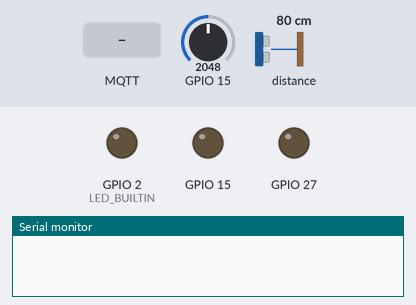
The program below on a simulated ESP32. Shown: output pins drawn as LEDs (lit = HIGH), the last lines printed to the serial monitor. Dashed ring = blinking. The test bench sets the inputs (shaded band); at power-on: GPIO 15 = 2048, distance to the obstacle 80 cm. WiFi joins after 1.5 s; servers stay silent unless stated; random numbers use the default seed unless the program sets one; no MQTT or app messages arrive unless stated.

Above: at 0.1 s.
At 2.7 s:
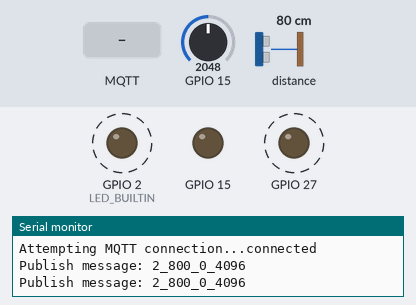
2.8 s: MQTT message "1" arrives on the first subscribed topic
At 4.1 s:
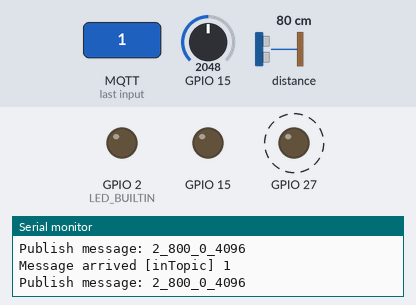
6.9 s: MQTT message "on" arrives on the first subscribed topic
10.4 s: MQTT message "off" arrives on the first subscribed topic
Timing chart, 0 to 19.9 s (numbered marks = the images above; inputs shaded):
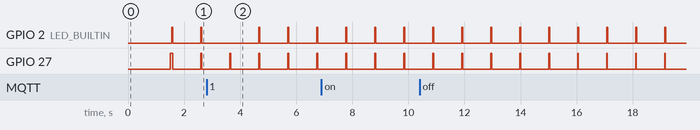

Measured:
- by itself, GPIO 2 (LED_BUILTIN), GPIO 27: alternates HIGH for 0.03 s and LOW for 1.0 s

The program:

main.cpp
```cpp
#include <Arduino.h>
#include <soc/rtc.h>
#include <WiFiManager.h>
#include <Adafruit_VL53L0X.h>
#include <PubSubClient.h>

const char *mqtt_server = "broker.mqtt-dashboard.com";
const char *mqtt_topic = "awesome_bin";
const int sensor_id = 2;

WiFiClient espClient;
PubSubClient client(espClient);
long lastMsg = 0;
char msg[50];

void callback(char *topic, byte *payload, unsigned int length);
void reconnect();

void setup()
{
  // rtc_clk_cpu_freq_set(RTC_CPU_FREQ_80M);

  Serial.begin(115200);

  WiFiManager wifiManager;
  wifiManager.autoConnect("AwesomeContainer");

  pinMode(LED_BUILTIN, OUTPUT);

  pinMode(15, OUTPUT);
  pinMode(27, OUTPUT);
  digitalWrite(15, LOW); // sensor GND
  digitalWrite(27, HIGH); // sensor VIN

  client.setServer(mqtt_server, 1883);
  client.setCallback(callback);

  Serial.println("Ready");
  Serial.print("IP address: ");
  Serial.println(WiFi.localIP());
}

void callback(char *topic, byte *payload, unsigned int length)
{
  Serial.print("Message arrived [");
  Serial.print(topic);
  Serial.print("] ");
  for (int i = 0; i < length; i++)
  {
    Serial.print((char)payload[i]);
  }
  Serial.println();

  // Switch on the LED if an 1 was received as first character
  if ((char)payload[0] == '1')
  {
    digitalWrite(BUILTIN_LED, LOW); // Turn the LED on (Note that LOW is the voltage level
    // but actually the LED is on; this is because
    // it is active low on the ESP-01)
  }
  else
  {
    digitalWrite(BUILTIN_LED, HIGH); // Turn the LED off by making the voltage HIGH
  }
}

void reconnect()
{
  // Loop until we're reconnected
  while (!client.connected())
  {
    Serial.print("Attempting MQTT connection...");
    // Create a random client ID
    String clientId = "ESP8266Client-";
    clientId += String(random(0xffff), HEX);
    // Attempt to connect
    if (client.connect(clientId.c_str()))
    {
      Serial.println("connected");
      // Once connected, publish an announcement...
      client.publish("outTopic", "hello world");
      // ... and resubscribe
      client.subscribe("inTopic");
    }
    else
    {
      Serial.print("failed, rc=");
      Serial.print(client.state());
      Serial.println(" try again in 5 seconds");
      // Wait 5 seconds before retrying
      delay(5000);
    }
  }
}

void loop()
{
  if (!client.connected())
  {
    reconnect();
  }

  digitalWrite(LED_BUILTIN, HIGH);

  client.loop();

  // Read battery voltage
  int bat_volt = 2 * analogRead(A13);

  VL53L0X_RangingMeasurementData_t measure;
  {
  digitalWrite(15, LOW); // sensor GND
  digitalWrite(27, HIGH); // sensor VIN
  Adafruit_VL53L0X sensor_tof;
  sensor_tof.begin();
  sensor_tof.rangingTest(&measure, false); // pass in 'true' to get debug data printout!
  digitalWrite(15, LOW); // sensor GND
  digitalWrite(27, LOW); // sensor VIN
  }

  snprintf(msg, 50, "%d_%d_%d_%d\n", sensor_id, measure.RangeMilliMeter, measure.RangeStatus, bat_volt);
  Serial.print("Publish message: ");
  Serial.println(msg);
  client.publish(mqtt_topic, msg);

  digitalWrite(LED_BUILTIN, LOW);

  for(int i=0; i<1; i++)
  {
    esp_sleep_enable_timer_wakeup(1000e3);
    esp_light_sleep_start();
    // yield();
  }
  // delay(1000);
}
```
